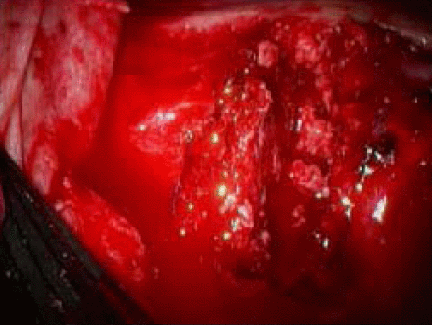
#> input picture figs/original.png, 432 x 325 px
$ python demo.py   (older library calls are emulated)
#> lines starting #> are read from the running program, lines starting #| are printed output that depends on the picture; after the words box and inside, x2 and y2 are one past the last pixel; in counts of white or black regions, pixels touching at a corner belong together
#> further down, img is the input picture: shape (325, 432, 3); mean B, G, R 19.4, 18.1, 131.2
### specularity.py
# Author: Murat Kirtay, The BioRobotics Inst./SSSA/
# Date: 02/11/2016
# Description: Detect and remove specularity from endoscopic images

import cv2
import numpy as np

def derive_graym(impath):
    ''' The intensity value m is calculated as (r+g+b)/3, yet
        grayscalse will do same operation!
        opencv uses default formula Y = 0.299 R + 0.587 G + 0.114 B
    '''
#> called with impath = 'figs/original.png'
    # return cv2.imread(impath, cv2.CV_LOAD_IMAGE_GRAYSCALE)
    return cv2.imread(impath, cv2.IMREAD_GRAYSCALE)
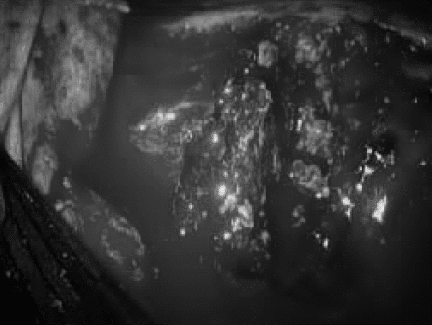
#> returned value: shape (325, 432); min 5, max 232, mean 51.5

def derive_m(img, rimg):
    ''' Derive m (intensity) based on paper formula '''

    (rw, cl, ch) = img.shape
#> rw = 325; cl = 432; ch = 3
    for r in range(rw):
        for c in range(cl):
            rimg[r,c] = int(np.sum(img[r,c])/3.0)

    return rimg

def derive_saturation(img, rimg):
    ''' Derive staturation value for a pixel based on paper formula '''

    s_img = np.array(rimg)
    (r, c) = s_img.shape
#> r = 325; c = 432
    for ri in range(r):
        for ci in range(c):
            #opencv ==> b,g,r order
            s1 = np.clip(img[ri,ci][0] + img[ri,ci][2],0,255)
            s2 = 2 * img[ri,ci][1]
            if  s1 >=  s2:
                s_img[ri,ci] = 1.5*np.clip((img[ri,ci][2] - rimg[ri,ci]),0,255)
            else:
                s_img[ri,ci] = 1.5*np.clip((rimg[ri,ci] - img[ri,ci][0]),0,255)
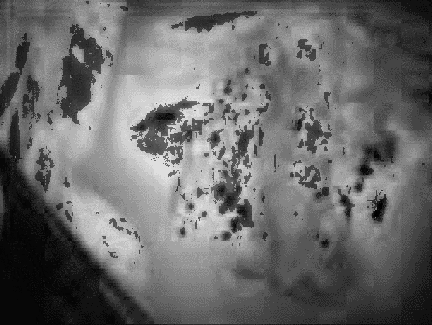
#> s_img: shape (325, 432); min 0, max 223, mean 106.5

    return s_img

def check_pixel_specularity(mimg, simg):
    ''' Check whether a pixel is part of specular region or not'''

    m_max = np.max(mimg) * 0.5
#> m_max = 115
    s_max = np.max(simg) * 0.33
#> s_max = 73.59

    (rw, cl) = simg.shape
#> rw = 325; cl = 432

    spec_mask = np.zeros((rw,cl), dtype=np.uint8)
    for r in range(rw):
        for c in range(cl):
            if mimg[r,c] >= m_max and simg[r,c] <= s_max:
                spec_mask[r,c] = 255
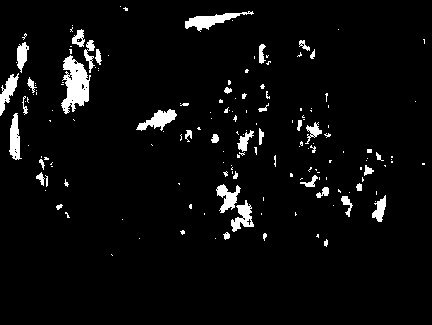
#> spec_mask: shape (325, 432); 4.5% white; 166 white regions (123 under 20 px), largest, box (x1, y1, x2, y2) and area: (61, 55, 91, 114) 1025, (185, 11, 254, 32) 513, (136, 109, 177, 131) 418

    return spec_mask

def enlarge_specularity(spec_mask):
    ''' Use sliding window technique to enlarge specularity
        simply move window over the image if specular pixel detected
        mark center pixel is specular
        win_size = 3x3, step_size = 1
    '''

    win_size, step_size = (3,3), 1
    enlarged_spec = np.array(spec_mask)
    for r in range(0, spec_mask.shape[0], step_size):
        for c in range(0, spec_mask.shape[1], step_size):
            # yield the current window
            win = spec_mask[r:r + win_size[1], c:c + win_size[0]]

            if win.shape[0] == win_size[0] and win.shape[1] == win_size[1]:
                if win[1,1] !=0:
                    enlarged_spec[r:r + win_size[1], c:c + win_size[0]] = 255 * np.ones((3,3), dtype=np.uint8)
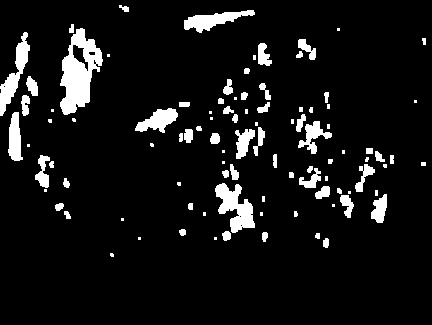
#> enlarged_spec: shape (325, 432); 7.9% white; 97 white regions (35 under 20 px), largest, box (x1, y1, x2, y2) and area: (60, 28, 103, 115) 2041, (215, 183, 255, 233) 1038, (0, 32, 30, 116) 843

    return enlarged_spec

### demo.py
# Detection and removal based on study [1].
# Note that notations (r_, m_, s_) are adapted from the paper.
import cv2
import numpy as np
import specularity as spc

impath = 'figs/original.png'
img = cv2.imread(impath)
gray_img = spc.derive_graym(impath)

r_img = m_img = np.array(gray_img)

rimg = spc.derive_m(img, r_img)
s_img = spc.derive_saturation(img, rimg)
spec_mask = spc.check_pixel_specularity(rimg, s_img)
enlarged_spec = spc.enlarge_specularity(spec_mask)

# use opencv's inpaint methods to remove specularity
radius = 12
telea = cv2.inpaint(img, enlarged_spec, radius, cv2.INPAINT_TELEA)
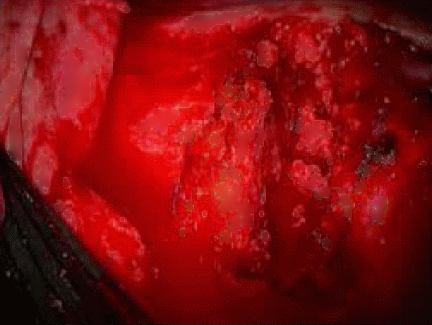
#> telea: shape (325, 432, 3); mean B, G, R 15.8, 14.3, 129.5
ns = cv2.inpaint(img, enlarged_spec, radius, cv2.INPAINT_NS)

cv2.imwrite('figs/Impainted_telea.png',telea)
cv2.imwrite('figs/Impainted_ns.png',ns)
